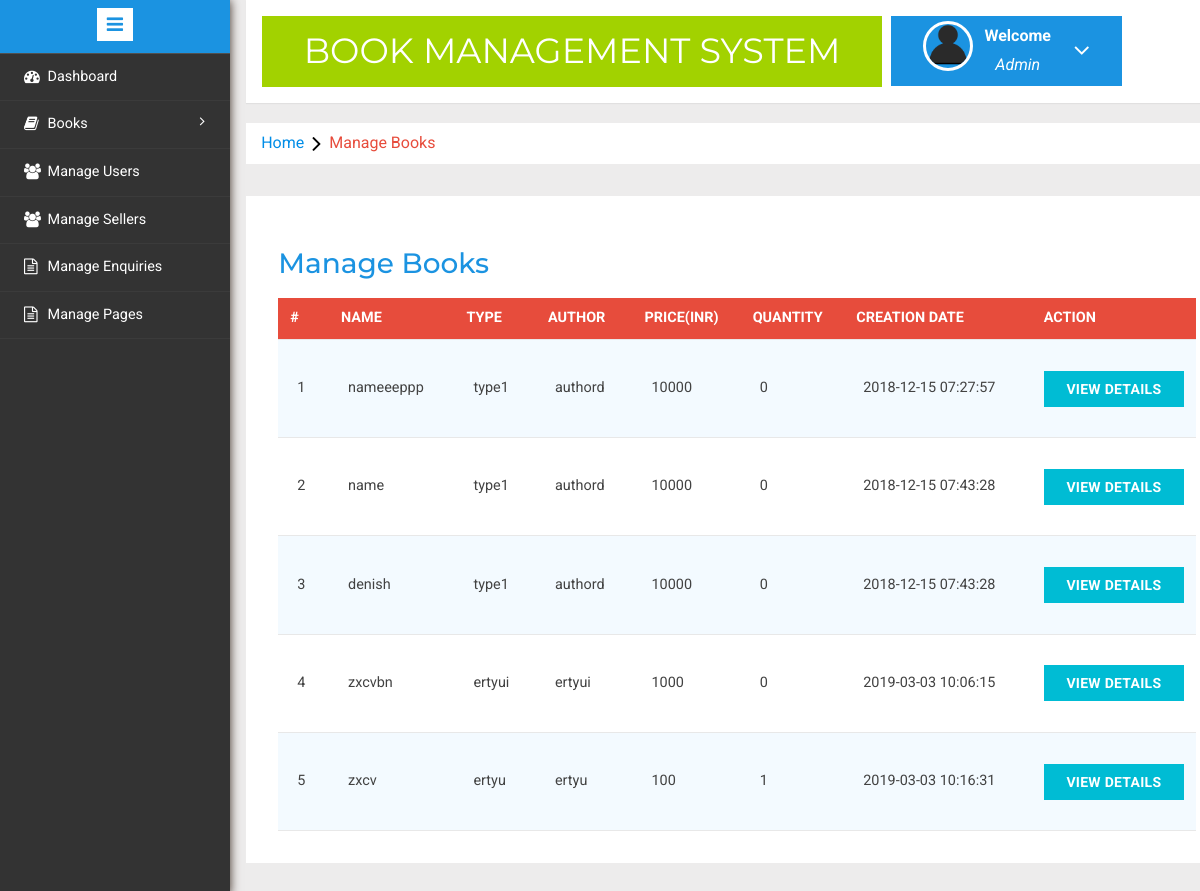
/admin/manage-books.php (signed in), run on the app's committed database.
### tables this page shows
CREATE TABLE `tblbooks` (
  `BookId` int(11) NOT NULL AUTO_INCREMENT,
  `userId` int(11) NOT NULL,
  `BookName` varchar(200) NOT NULL,
  `BookType` varchar(150) NOT NULL,
  `BookAuthor` varchar(255) NOT NULL,
  `BookPrice` int(11) NOT NULL,
  `BookDetails` mediumtext NOT NULL,
  `quantity` int(11) NOT NULL,
  `BookImage` varchar(100) NOT NULL,
  `Creationdate` timestamp NOT NULL DEFAULT CURRENT_TIMESTAMP,
  `UpdationDate` timestamp NULL DEFAULT CURRENT_TIMESTAMP ON UPDATE CURRENT_TIMESTAMP,
  PRIMARY KEY (`BookId`)
);

### admin/manage-books.php (the view, shortened to what this page needs)
<?php
include('../includes/config.php');
if(strlen($_SESSION['alogin'])==0)
	{
header('location:index.php');
}
else{
	?>
<!DOCTYPE HTML>
<html>
<head>
<link href="css/bootstrap.min.css" rel='stylesheet' type='text/css' />
<link href="css/style.css" rel='stylesheet' type='text/css' />
<link rel="stylesheet" href="css/morris.css" type="text/css"/>
<link href="css/font-awesome.css" rel="stylesheet">
<link rel="stylesheet" type="text/css" href="css/table-style.css" />
<link rel="stylesheet" type="text/css" href="css/basictable.css" />
<link rel="stylesheet" href="css/icon-font.min.css" type='text/css' />
</head>
<body>
   <div class="page-container">
<div class="left-content">
	   <div class="mother-grid-inner">
				<?php include('includes/header.php');?>
				</div>
<ol class="breadcrumb">
                <li class="breadcrumb-item"><a href="dashboard.php">Home</a><i class="fa fa-angle-right"></i>Manage Books</li>
            </ol>
<div class="agile-grids">
				<div class="agile-tables">
					<div class="w3l-table-info">
					  <h2>Manage Books</h2>
					    <table id="table">
						<thead>
						  <tr>
						  <th>#</th>
							<th >Name</th>
							<th>Type</th>
							<th>Author</th>
							<th>Price(INR)</th>
							<th>Quantity</th>
							<th>Creation Date</th>
							<th>Action</th>
						  </tr>
						</thead>
						<tbody>
<?php
$id=$_SESSION['id'];
$role=$_SESSION['role'];
if($role=='Seller')
{
    $sql = "SELECT * from tblbooks where userId=$id";
}
else{
    $sql = "SELECT * from tblbooks";
}
$query = $dbh -> prepare($sql);
$query->execute();
$results=$query->fetchAll(PDO::FETCH_OBJ);
$cnt=1;
if($query->rowCount() > 0)
{
foreach($results as $result)
{				?>
						  <tr>
							<td><?php echo htmlentities($cnt);?></td>
							<td><?php echo htmlentities($result->BookName);?></td>
							<td><?php echo htmlentities($result->BookType);?></td>
							<td><?php echo htmlentities($result->BookAuthor);?></td>
							<td><?php echo htmlentities($result->BookPrice);?></td>
							<td><?php echo htmlentities($result->quantity);?></td>
							<td><?php echo htmlentities($result->Creationdate);?></td>
							<td><a href="update-book.php?pid=<?php echo htmlentities($result->BookId);?>"><button type="button" class="btn btn-primary btn-block">View Details</button></a></td>
						  </tr>
						 <?php $cnt=$cnt+1;} }?>
						</tbody>
					  </table>
					</div>
			</div>
</div>
</div>
						<?php include('includes/sidebarmenu.php');?>
							</div>
</body>
</html>
<?php } ?>

### admin/css/table-style.css (style rules this page uses)
table { background: white; border-collapse: collapse; margin: 1.25em 0 0; width: 100%; }
table tr, table th, table td { border: none; border-bottom: 1px solid #e8e8e8; font-size: .95em; }
table th, table td { padding: 10px 12px; text-align: left; }
table th { background: #e74c3c; color: #fff; text-transform: uppercase; }
table tr td { background: #f3faff; color: #424242; }
table tr:nth-of-type(2n+2) td { background: #ffffff; }
table { width: 100%; }

### data on the page
tblbooks: BookName "nameeeppp", BookType "type1", BookAuthor "authord", BookPrice "10000", quantity "0", Creationdate "2018-12-15 07:27:57"
tblbooks: BookName "name", BookType "type1", BookAuthor "authord", BookPrice "10000", quantity "0", Creationdate "2018-12-15 07:43:28"
tblbooks: BookName "denish", BookType "type1", BookAuthor "authord", BookPrice "10000", quantity "0", Creationdate "2018-12-15 07:43:28"
tblbooks: BookName "zxcvbn", BookType "ertyui", BookAuthor "ertyui", BookPrice "1000", quantity "0", Creationdate "2019-03-03 10:06:15"
tblbooks: BookName "zxcv", BookType "ertyu", BookAuthor "ertyu", BookPrice "100", quantity "1", Creationdate "2019-03-03 10:16:31"

### other printed values
$_SESSION['role'] "Admin"
